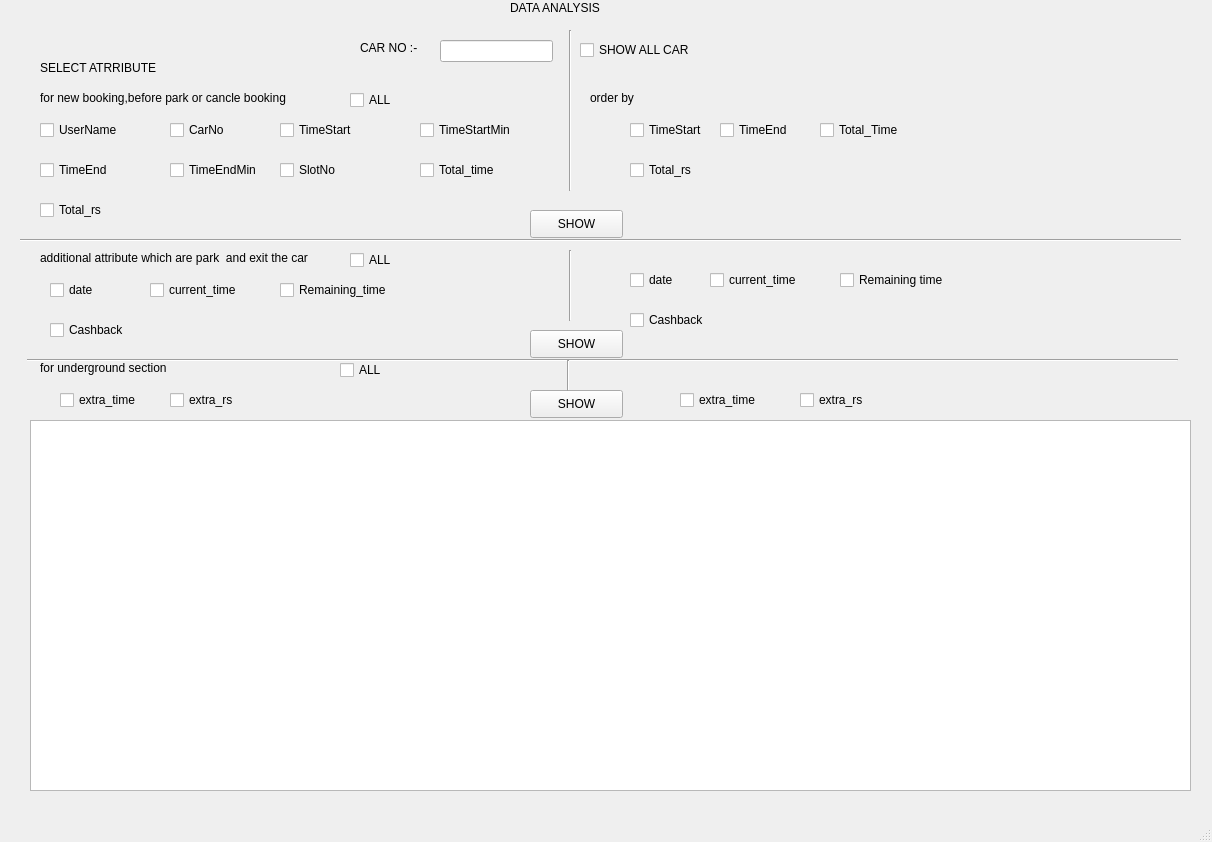
<?xml version="1.0" encoding="UTF-8"?>
<ui version="4.0">
 <class>MainWindow</class>
 <widget class="QMainWindow" name="MainWindow">
  <property name="geometry">
   <rect>
    <x>0</x>
    <y>0</y>
    <width>1212</width>
    <height>842</height>
   </rect>
  </property>
  <property name="windowTitle">
   <string>MainWindow</string>
  </property>
  <widget class="QWidget" name="centralwidget">
   <widget class="QLabel" name="LabelSelectAttribute">
    <property name="geometry">
     <rect>
      <x>40</x>
      <y>60</y>
      <width>131</width>
      <height>16</height>
     </rect>
    </property>
    <property name="text">
     <string>SELECT ATRRIBUTE</string>
    </property>
   </widget>
   <widget class="QCheckBox" name="CBUserName">
    <property name="geometry">
     <rect>
      <x>40</x>
      <y>120</y>
      <width>81</width>
      <height>20</height>
     </rect>
    </property>
    <property name="text">
     <string>UserName</string>
    </property>
   </widget>
   <widget class="QCheckBox" name="CBCarNo">
    <property name="geometry">
     <rect>
      <x>170</x>
      <y>120</y>
      <width>81</width>
      <height>20</height>
     </rect>
    </property>
    <property name="text">
     <string>CarNo</string>
    </property>
   </widget>
   <widget class="QCheckBox" name="CBTimeStart">
    <property name="geometry">
     <rect>
      <x>280</x>
      <y>120</y>
      <width>81</width>
      <height>20</height>
     </rect>
    </property>
    <property name="text">
     <string>TimeStart</string>
    </property>
   </widget>
   <widget class="QCheckBox" name="CBTimeStartMin">
    <property name="geometry">
     <rect>
      <x>420</x>
      <y>120</y>
      <width>111</width>
      <height>20</height>
     </rect>
    </property>
    <property name="text">
     <string>TimeStartMin</string>
    </property>
   </widget>
   <widget class="QCheckBox" name="CBTimeEnd">
    <property name="geometry">
     <rect>
      <x>40</x>
      <y>160</y>
      <width>81</width>
      <height>20</height>
     </rect>
    </property>
    <property name="text">
     <string>TimeEnd</string>
    </property>
   </widget>
   <widget class="QCheckBox" name="CBTimeEndMin">
    <property name="geometry">
     <rect>
      <x>170</x>
      <y>160</y>
      <width>101</width>
      <height>20</height>
     </rect>
    </property>
    <property name="text">
     <string>TimeEndMin</string>
    </property>
   </widget>
   <widget class="QCheckBox" name="CBdate">
    <property name="geometry">
     <rect>
      <x>50</x>
      <y>280</y>
      <width>81</width>
      <height>20</height>
     </rect>
    </property>
    <property name="text">
     <string>date</string>
    </property>
   </widget>
   <widget class="QCheckBox" name="CBSlotNo">
    <property name="geometry">
     <rect>
      <x>280</x>
      <y>160</y>
      <width>81</width>
      <height>20</height>
     </rect>
    </property>
    <property name="text">
     <string>SlotNo</string>
    </property>
   </widget>
   <widget class="QCheckBox" name="CBTotalTime">
    <property name="geometry">
     <rect>
      <x>420</x>
      <y>160</y>
      <width>81</width>
      <height>20</height>
     </rect>
    </property>
    <property name="text">
     <string>Total_time</string>
    </property>
   </widget>
   <widget class="QCheckBox" name="CBTotalRs">
    <property name="geometry">
     <rect>
      <x>40</x>
      <y>200</y>
      <width>81</width>
      <height>20</height>
     </rect>
    </property>
    <property name="text">
     <string>Total_rs</string>
    </property>
   </widget>
   <widget class="QCheckBox" name="CBextra_timeOB">
    <property name="geometry">
     <rect>
      <x>60</x>
      <y>390</y>
      <width>91</width>
      <height>20</height>
     </rect>
    </property>
    <property name="text">
     <string>extra_time</string>
    </property>
   </widget>
   <widget class="QCheckBox" name="CBextra_rsOB">
    <property name="geometry">
     <rect>
      <x>170</x>
      <y>390</y>
      <width>81</width>
      <height>20</height>
     </rect>
    </property>
    <property name="text">
     <string>extra_rs</string>
    </property>
   </widget>
   <widget class="QCheckBox" name="CBcurrent_time">
    <property name="geometry">
     <rect>
      <x>150</x>
      <y>280</y>
      <width>101</width>
      <height>20</height>
     </rect>
    </property>
    <property name="text">
     <string>current_time</string>
    </property>
   </widget>
   <widget class="QCheckBox" name="CBRemaining_time">
    <property name="geometry">
     <rect>
      <x>280</x>
      <y>280</y>
      <width>121</width>
      <height>20</height>
     </rect>
    </property>
    <property name="text">
     <string>Remaining_time</string>
    </property>
   </widget>
   <widget class="QCheckBox" name="CBCashback">
    <property name="geometry">
     <rect>
      <x>50</x>
      <y>320</y>
      <width>81</width>
      <height>20</height>
     </rect>
    </property>
    <property name="text">
     <string>Cashback</string>
    </property>
   </widget>
   <widget class="QLabel" name="NewBookingCancleLabel">
    <property name="geometry">
     <rect>
      <x>40</x>
      <y>90</y>
      <width>281</width>
      <height>16</height>
     </rect>
    </property>
    <property name="text">
     <string>for new booking,before park or cancle booking</string>
    </property>
   </widget>
   <widget class="QLabel" name="AdditionalLabel">
    <property name="geometry">
     <rect>
      <x>40</x>
      <y>250</y>
      <width>311</width>
      <height>16</height>
     </rect>
    </property>
    <property name="text">
     <string>additional attribute which are park  and exit the car</string>
    </property>
   </widget>
   <widget class="QLabel" name="UndergroundLabel">
    <property name="geometry">
     <rect>
      <x>40</x>
      <y>360</y>
      <width>151</width>
      <height>16</height>
     </rect>
    </property>
    <property name="text">
     <string>for underground section</string>
    </property>
   </widget>
   <widget class="QTableView" name="tableView">
    <property name="geometry">
     <rect>
      <x>30</x>
      <y>420</y>
      <width>1161</width>
      <height>371</height>
     </rect>
    </property>
   </widget>
   <widget class="QLabel" name="OrderByLabel">
    <property name="geometry">
     <rect>
      <x>590</x>
      <y>90</y>
      <width>61</width>
      <height>16</height>
     </rect>
    </property>
    <property name="text">
     <string>order by</string>
    </property>
   </widget>
   <widget class="QCheckBox" name="CBTimeStartOB">
    <property name="geometry">
     <rect>
      <x>630</x>
      <y>120</y>
      <width>81</width>
      <height>20</height>
     </rect>
    </property>
    <property name="text">
     <string>TimeStart</string>
    </property>
   </widget>
   <widget class="QCheckBox" name="CBTimeEndOB">
    <property name="geometry">
     <rect>
      <x>720</x>
      <y>120</y>
      <width>81</width>
      <height>20</height>
     </rect>
    </property>
    <property name="text">
     <string>TimeEnd</string>
    </property>
   </widget>
   <widget class="QCheckBox" name="CBTotalTime_2">
    <property name="geometry">
     <rect>
      <x>820</x>
      <y>120</y>
      <width>91</width>
      <height>20</height>
     </rect>
    </property>
    <property name="text">
     <string>Total_Time</string>
    </property>
   </widget>
   <widget class="QCheckBox" name="CBTotalRs_2">
    <property name="geometry">
     <rect>
      <x>630</x>
      <y>160</y>
      <width>81</width>
      <height>20</height>
     </rect>
    </property>
    <property name="text">
     <string>Total_rs</string>
    </property>
   </widget>
   <widget class="QCheckBox" name="CBdateOB">
    <property name="geometry">
     <rect>
      <x>630</x>
      <y>270</y>
      <width>81</width>
      <height>20</height>
     </rect>
    </property>
    <property name="text">
     <string>date</string>
    </property>
   </widget>
   <widget class="QCheckBox" name="CBcurrent_timeOB">
    <property name="geometry">
     <rect>
      <x>710</x>
      <y>270</y>
      <width>101</width>
      <height>20</height>
     </rect>
    </property>
    <property name="text">
     <string>current_time</string>
    </property>
   </widget>
   <widget class="QCheckBox" name="CBRemaining_timeOB">
    <property name="geometry">
     <rect>
      <x>840</x>
      <y>270</y>
      <width>121</width>
      <height>20</height>
     </rect>
    </property>
    <property name="text">
     <string>Remaining time</string>
    </property>
   </widget>
   <widget class="QCheckBox" name="CBCashbackOB">
    <property name="geometry">
     <rect>
      <x>630</x>
      <y>310</y>
      <width>81</width>
      <height>20</height>
     </rect>
    </property>
    <property name="text">
     <string>Cashback</string>
    </property>
   </widget>
   <widget class="QCheckBox" name="CBextra_timeOB_2">
    <property name="geometry">
     <rect>
      <x>680</x>
      <y>390</y>
      <width>91</width>
      <height>20</height>
     </rect>
    </property>
    <property name="text">
     <string>extra_time</string>
    </property>
   </widget>
   <widget class="QCheckBox" name="CBextra_rsOB_2">
    <property name="geometry">
     <rect>
      <x>800</x>
      <y>390</y>
      <width>81</width>
      <height>20</height>
     </rect>
    </property>
    <property name="text">
     <string>extra_rs</string>
    </property>
   </widget>
   <widget class="QPushButton" name="BtnSHOW3">
    <property name="geometry">
     <rect>
      <x>530</x>
      <y>390</y>
      <width>93</width>
      <height>28</height>
     </rect>
    </property>
    <property name="text">
     <string>SHOW</string>
    </property>
   </widget>
   <widget class="QLabel" name="CarNoLabel">
    <property name="geometry">
     <rect>
      <x>360</x>
      <y>40</y>
      <width>61</width>
      <height>16</height>
     </rect>
    </property>
    <property name="text">
     <string>CAR NO :-</string>
    </property>
   </widget>
   <widget class="QLineEdit" name="CarNoEdit">
    <property name="geometry">
     <rect>
      <x>440</x>
      <y>40</y>
      <width>113</width>
      <height>22</height>
     </rect>
    </property>
   </widget>
   <widget class="QCheckBox" name="CBtnShowAllData">
    <property name="geometry">
     <rect>
      <x>580</x>
      <y>40</y>
      <width>121</width>
      <height>20</height>
     </rect>
    </property>
    <property name="text">
     <string>SHOW ALL CAR</string>
    </property>
   </widget>
   <widget class="QPushButton" name="BtnSHOW">
    <property name="geometry">
     <rect>
      <x>530</x>
      <y>330</y>
      <width>93</width>
      <height>28</height>
     </rect>
    </property>
    <property name="text">
     <string>SHOW</string>
    </property>
   </widget>
   <widget class="QPushButton" name="BtnShow1">
    <property name="geometry">
     <rect>
      <x>530</x>
      <y>210</y>
      <width>93</width>
      <height>28</height>
     </rect>
    </property>
    <property name="text">
     <string>SHOW</string>
    </property>
   </widget>
   <widget class="Line" name="line">
    <property name="geometry">
     <rect>
      <x>20</x>
      <y>230</y>
      <width>1161</width>
      <height>20</height>
     </rect>
    </property>
    <property name="orientation">
     <enum>Qt::Horizontal</enum>
    </property>
   </widget>
   <widget class="Line" name="line_2">
    <property name="geometry">
     <rect>
      <x>27</x>
      <y>350</y>
      <width>1151</width>
      <height>20</height>
     </rect>
    </property>
    <property name="orientation">
     <enum>Qt::Horizontal</enum>
    </property>
   </widget>
   <widget class="QCheckBox" name="CBAll1">
    <property name="geometry">
     <rect>
      <x>350</x>
      <y>90</y>
      <width>81</width>
      <height>20</height>
     </rect>
    </property>
    <property name="text">
     <string>ALL</string>
    </property>
   </widget>
   <widget class="QCheckBox" name="CBAll2">
    <property name="geometry">
     <rect>
      <x>350</x>
      <y>250</y>
      <width>81</width>
      <height>20</height>
     </rect>
    </property>
    <property name="text">
     <string>ALL</string>
    </property>
   </widget>
   <widget class="QCheckBox" name="CBAll3">
    <property name="geometry">
     <rect>
      <x>340</x>
      <y>360</y>
      <width>81</width>
      <height>20</height>
     </rect>
    </property>
    <property name="text">
     <string>ALL</string>
    </property>
   </widget>
   <widget class="QLabel" name="label">
    <property name="geometry">
     <rect>
      <x>510</x>
      <y>0</y>
      <width>101</width>
      <height>16</height>
     </rect>
    </property>
    <property name="text">
     <string>DATA ANALYSIS</string>
    </property>
   </widget>
   <widget class="Line" name="line_3">
    <property name="geometry">
     <rect>
      <x>560</x>
      <y>30</y>
      <width>20</width>
      <height>161</height>
     </rect>
    </property>
    <property name="orientation">
     <enum>Qt::Vertical</enum>
    </property>
   </widget>
   <widget class="Line" name="line_4">
    <property name="geometry">
     <rect>
      <x>560</x>
      <y>250</y>
      <width>20</width>
      <height>71</height>
     </rect>
    </property>
    <property name="orientation">
     <enum>Qt::Vertical</enum>
    </property>
   </widget>
   <widget class="Line" name="line_5">
    <property name="geometry">
     <rect>
      <x>560</x>
      <y>360</y>
      <width>16</width>
      <height>31</height>
     </rect>
    </property>
    <property name="orientation">
     <enum>Qt::Vertical</enum>
    </property>
   </widget>
  </widget>
  <widget class="QMenuBar" name="menubar">
   <property name="geometry">
    <rect>
     <x>0</x>
     <y>0</y>
     <width>1212</width>
     <height>26</height>
    </rect>
   </property>
  </widget>
  <widget class="QStatusBar" name="statusbar"/>
 </widget>
 <resources/>
 <connections/>
</ui>
